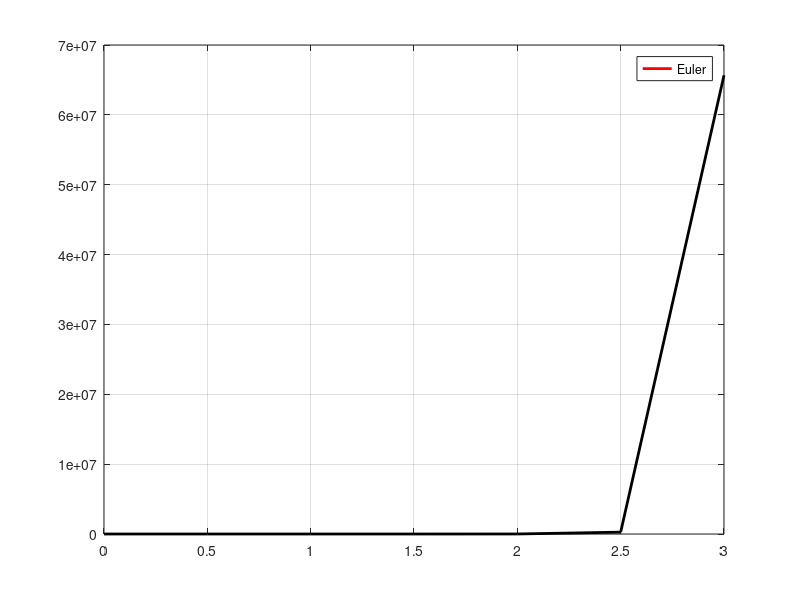

Recreate this plot in MATLAB.
%EJERCICIO 1 EULER-tarea
clc
clear all
close all
h=0.1;
x0=0;%condiciones iniciales
y=1;%condiciones iniciales
xf=3; 
k=1;
f=inline('x+y^2-y/x');
for x=x0:h:xf
    xs(k)=x;
    ys(k)=y;
    y=y+h*f(x,y);
    k=k+1;
end
figure (1)
plot(xs,ys,'r','LineWidth',2)
hold on 
x=0:0.5:3;
y=exp(2*x.^2);
plot(x,y,'k','LineWidth',2)
legend ('Euler')
grid
